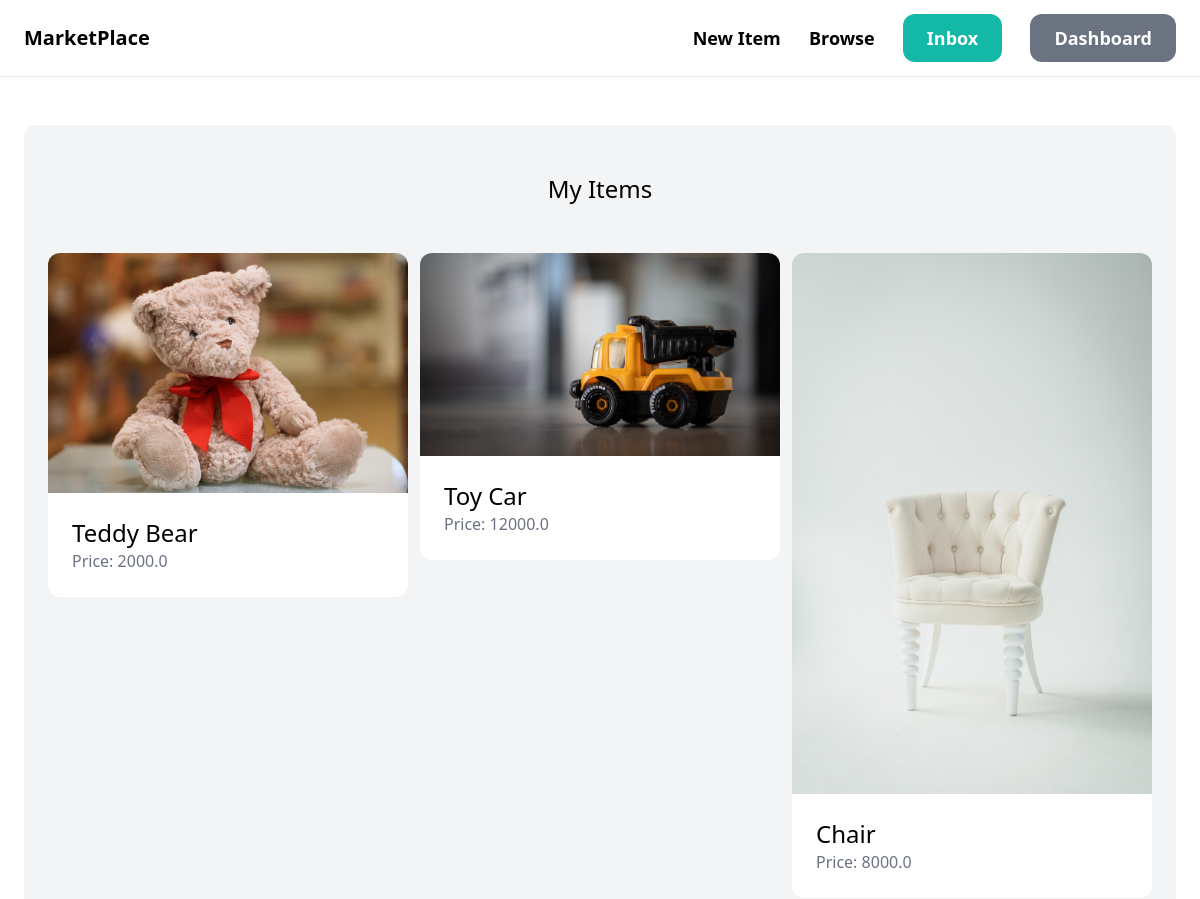
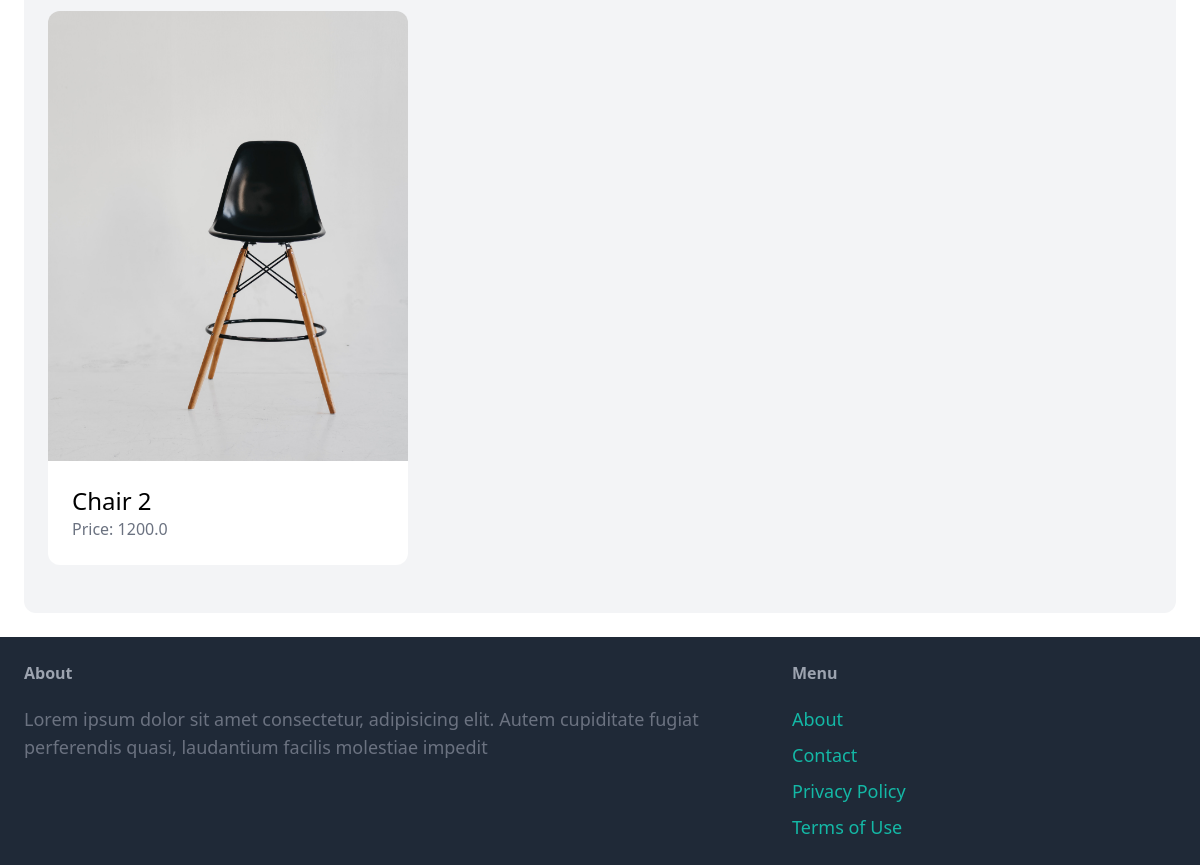
The page /dashboard/ (signed in) on the database its author committed (2 pictures, top to bottom).
### item/models.py (models this page shows, shortened)
class Item(models.Model):
    category = models.ForeignKey(Category, related_name='items', on_delete=models.CASCADE)
    name = models.CharField(max_length=255)
    description = models.TextField(blank=True, null=True)
    price = models.FloatField()
    image = models.ImageField(upload_to='item_images', blank=True, null=True)
    is_sold = models.BooleanField(default=False)
    created_by = models.ForeignKey(User, related_name='items', on_delete=models.CASCADE)
    created_at = models.DateTimeField(auto_now_add=True)

### dashboard/views.py (the view)
# urls.py: path('', views.index, name='index'),
@login_required
def index(request):
    items = Item.objects.filter(created_by=request.user)
    return render(request, 'dashboard/index.html', {
        'items': items,
    })

### dashboard/templates/dashboard/index.html (shortened to what this page needs)
{% extends "core/base.html" %}
{% block content %}
    <div class="mt-6 px-6 py-12 bg-gray-100 rounded-xl">
        <h2 class="mb-12 text-2xl text-center">My Items</h2>
        <div class="grid grid-cols-3 gap-3">
            {% for item in items %}
                <div>
                    <a href="{% url "item:detail" item.id %}">
                        <div>
                            <img src="{{ item.image.url }}" alt="" class="rounded-t-xl ">
                        </div>
                        <div class="p-6 bg-white rounded-b-xl">
                            <h2 class="text-2xl">{{ item.name }}</h2>
                            <p class="text-gray-500">Price: {{ item.price }}</p>
                        </div>
                    </a>
                </div>
            {% endfor %}
        </div>
    </div>
{% endblock  %}

### rows shown on the page
Item: image (picture), name "Teddy Bear", price "2000.0"
Item: image (picture), name "Toy Car", price "12000.0"
Item: image (picture), name "Chair", price "8000.0"
Item: image (picture), name "Chair 2", price "1200.0"
